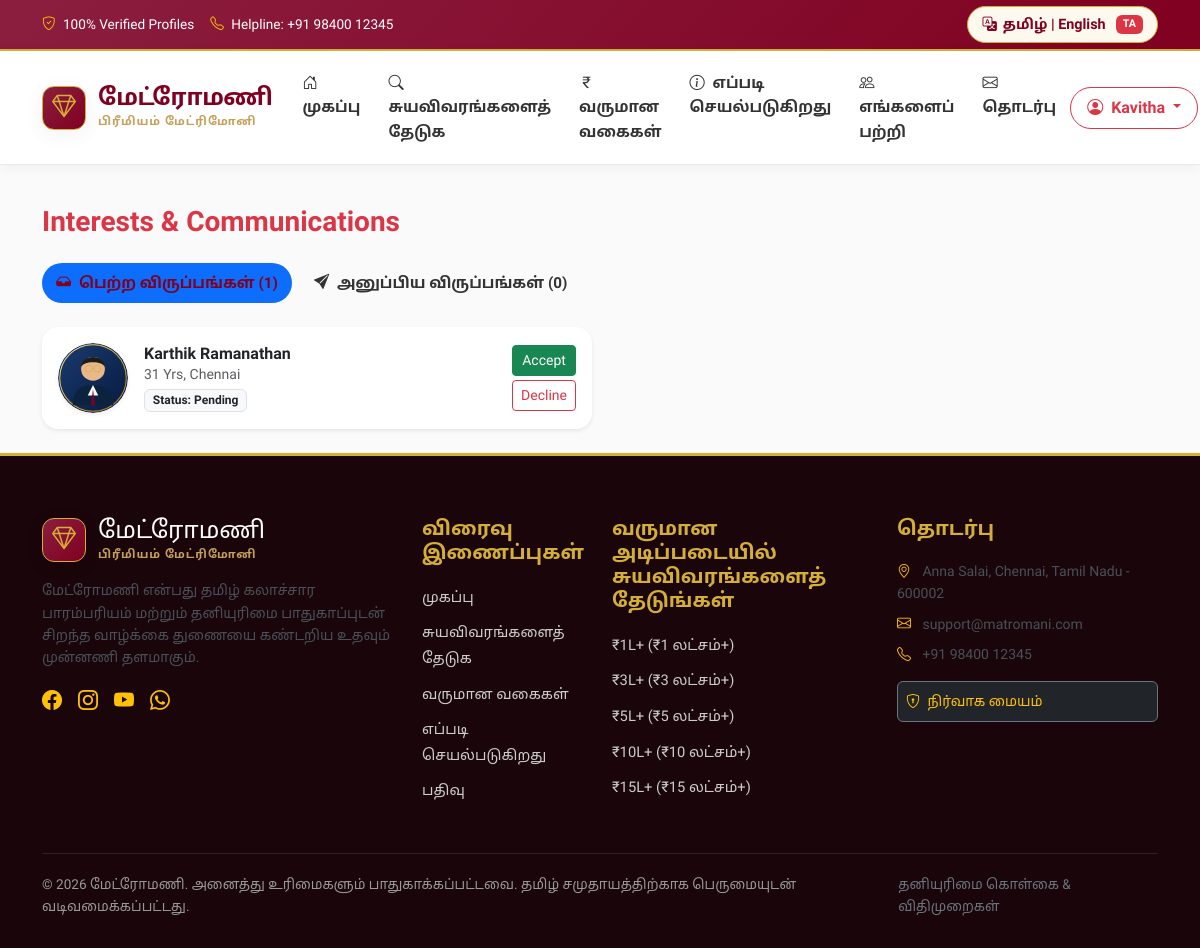
Page /dashboard/interests (signed in) on the committed database.
### models.py (models this page shows, shortened)
class Interest(db.Model):
    __tablename__ = 'interests'
    id = db.Column(db.Integer, primary_key=True)
    sender_id = db.Column(db.Integer, db.ForeignKey('users.id', ondelete='CASCADE'), nullable=False)
    receiver_id = db.Column(db.Integer, db.ForeignKey('users.id', ondelete='CASCADE'), nullable=False)
    status = db.Column(db.String(20), default='pending')  # pending, accepted, declined
    message = db.Column(db.String(255), nullable=True)
    created_at = db.Column(db.DateTime, default=datetime.utcnow)
    updated_at = db.Column(db.DateTime, default=datetime.utcnow, onupdate=datetime.utcnow)

class ProfilePhoto(db.Model):
    __tablename__ = 'profile_photos'
    id = db.Column(db.Integer, primary_key=True)
    profile_id = db.Column(db.Integer, db.ForeignKey('profiles.id', ondelete='CASCADE'), nullable=False)
    file_path = db.Column(db.String(255), nullable=False)
    is_primary = db.Column(db.Boolean, default=False)
    uploaded_at = db.Column(db.DateTime, default=datetime.utcnow)

class Profile(db.Model):
    __tablename__ = 'profiles'
    id = db.Column(db.Integer, primary_key=True)
    user_id = db.Column(db.Integer, db.ForeignKey('users.id', ondelete='CASCADE'), nullable=False, unique=True)
    profile_id = db.Column(db.String(30), unique=True, nullable=False, index=True)  # e.g., MAT-10001
    profile_type = db.Column(db.String(20), nullable=False)  # bride, groom
    profile_created_for = db.Column(db.String(50), nullable=False)  # Self, Son, Daughter, etc.
    first_name = db.Column(db.String(80), nullable=False)
    last_name = db.Column(db.String(80), nullable=False)
    gender = db.Column(db.String(10), nullable=False)  # Female, Male
    status = db.Column(db.String(20), default='pending')  # pending, approved, rejected, hidden
    about_me = db.Column(db.Text, nullable=True)
    created_at = db.Column(db.DateTime, default=datetime.utcnow)
    updated_at = db.Column(db.DateTime, default=datetime.utcnow, onupdate=datetime.utcnow)
    personal_details = db.relationship('PersonalDetail', backref='profile', uselist=False, cascade='all, delete-orphan')
    birth_details = db.relationship('BirthDetail', backref='profile', uselist=False, cascade='all, delete-orphan')
    address = db.relationship('Address', backref='profile', uselist=False, cascade='all, delete-orphan')
    education_details = db.relationship('EducationDetail', backref='profile', uselist=False, cascade='all, delete-orphan')
    career_details = db.relationship('CareerDetail', backref='profile', uselist=False, cascade='all, delete-orphan')
    income_details = db.relationship('IncomeDetail', backref='profile', uselist=False, cascade='all, delete-orphan')
    family_details = db.relationship('FamilyDetail', backref='profile', uselist=False, cascade='all, delete-orphan')
    horoscope_details = db.relationship('HoroscopeDetail', backref='profile', uselist=False, cascade='all, delete-orphan')
    lifestyle_details = db.relationship('LifestyleDetail', backref='profile', uselist=False, cascade='all, delete-orphan')
    partner_preferences = db.relationship('PartnerPreference', backref='profile', uselist=False, cascade='all, delete-orphan')
    privacy_settings = db.relationship('PrivacySetting', backref='profile', uselist=False, cascade='all, delete-orphan')
    photos = db.relationship('ProfilePhoto', backref='profile', lazy='dynamic', cascade='all, delete-orphan')
    jathagam_files = db.relationship('JathagamFile', backref='profile', lazy='dynamic', cascade='all, delete-orphan')
    views_received = db.relationship('ProfileView', foreign_keys='ProfileView.viewed_profile_id', backref='viewed_profile', lazy='dynamic')
    @property
    def full_name(self):
        return f"{self.first_name} {self.last_name}".strip()
    @property
    def primary_photo(self):
        photo = self.photos.filter_by(is_primary=True).first()
        if photo:
            return photo.file_path
    @property
    def age(self):
        if self.birth_details and self.birth_details.date_of_birth:
            today = datetime.today()
            dob = self.birth_details.date_of_birth
            return today.year - dob.year - ((today.month, today.day) < (dob.month, dob.day))
        return 26  # Default fallback

class BirthDetail(db.Model):
    __tablename__ = 'birth_details'
    id = db.Column(db.Integer, primary_key=True)
    profile_id = db.Column(db.Integer, db.ForeignKey('profiles.id', ondelete='CASCADE'), nullable=False, unique=True)
    date_of_birth = db.Column(db.Date, nullable=False)
    time_of_birth = db.Column(db.String(30), nullable=True)
    birth_city = db.Column(db.String(80), nullable=True)
    birth_state = db.Column(db.String(80), nullable=True)
    birth_country = db.Column(db.String(80), default='India')

class Address(db.Model):
    __tablename__ = 'addresses'
    id = db.Column(db.Integer, primary_key=True)
    profile_id = db.Column(db.Integer, db.ForeignKey('profiles.id', ondelete='CASCADE'), nullable=False, unique=True)
    address_1 = db.Column(db.String(255), nullable=False)
    address_2 = db.Column(db.String(255), nullable=True)
    city = db.Column(db.String(100), nullable=False)
    district = db.Column(db.String(100), nullable=False)
    state = db.Column(db.String(100), nullable=False, default='Tamil Nadu')
    country = db.Column(db.String(100), nullable=False, default='India')
    pincode = db.Column(db.String(20), nullable=False)

### routes/dashboard_routes.py (the view)
@dashboard_bp.route('/dashboard/interests')
def interests():
    redir = login_required_check()
    if redir:
        return redir
    user_id = session['user_id']
    sent = Interest.query.filter_by(sender_id=user_id)\
                         .order_by(Interest.created_at.desc()).all()
    received = Interest.query.filter_by(receiver_id=user_id)\
                               .order_by(Interest.created_at.desc()).all()
    return render_template(
        'interests.html',
        sent=sent,
        received=received
    )

### routes/dashboard_routes.py (called while the page is built)
def login_required_check():
    user_id = session.get('user_id')
    if not user_id:
        return redirect(url_for('auth.login'))
    return None

### translations.py (called while the page is built)
def translate(key, lang='ta', **kwargs):
    if lang not in ('ta', 'en'):
        lang = 'ta'
    entry = TRANSLATIONS.get(key)
    if entry and lang in entry:
        val = entry[lang]
        if kwargs:
            try:
                return val.format(**kwargs)
            except Exception:
                return val
        return val
    return key

### templates/interests.html (shortened to what this page needs)
{% extends "base.html" %}
{% block content %}
<div class="container py-4">
    <h1 class="h3 fw-bold text-danger mb-4">Interests & Communications</h1>
    <ul class="nav nav-pills mb-4 gap-2" id="interestTabs" role="tablist">
        <li class="nav-item" role="presentation">
            <button class="nav-link active rounded-pill px-4" id="received-tab" data-bs-toggle="pill" data-bs-target="#received-pane" type="button" role="tab">
                <i class="bi bi-inbox-fill me-1"></i> {{ t('dash_interest_received') }} ({{ received|length }})
            </button>
        </li>
        <li class="nav-item" role="presentation">
            <button class="nav-link rounded-pill px-4" id="sent-tab" data-bs-toggle="pill" data-bs-target="#sent-pane" type="button" role="tab">
                <i class="bi bi-send-fill me-1"></i> {{ t('dash_interest_sent') }} ({{ sent|length }})
            </button>
        </li>
    </ul>
    <div class="tab-content" id="interestTabsContent">
        <div class="tab-pane fade show active" id="received-pane" role="tabpanel">
            {% if received %}
                <div class="row g-3">
                    {% for it in received %}
                        {% set sender_profile = it.sender.profile if it.sender else None %}
                        {% if sender_profile %}
                        <div class="col-md-6">
                            <div class="card border-0 shadow-sm rounded-4 p-3 bg-white d-flex flex-row align-items-center gap-3">
                                <img src="{{ sender_profile.primary_photo }}" class="rounded-circle shadow-sm" style="width: 70px; height: 70px; object-fit: cover;">
                                <div class="flex-grow-1">
                                    <h5 class="h6 fw-bold m-0">{{ sender_profile.full_name }}</h5>
                                    <div class="small text-muted">{{ sender_profile.age }} Yrs, {{ sender_profile.address.city if sender_profile.address else '' }}</div>
                                    <div class="badge bg-light text-dark border small mt-1">Status: <strong class="text-capitalize">{{ it.status }}</strong></div>
                                </div>
                                <div class="d-flex flex-column gap-1">
                                    {% if it.status == 'pending' %}
                                        <button class="btn btn-success btn-sm btn-respond-interest" data-id="{{ it.id }}" data-action="accept">Accept</button>
                                        <button class="btn btn-outline-danger btn-sm btn-respond-interest" data-id="{{ it.id }}" data-action="decline">Decline</button>
                                    {% else %}
                                        <a href="{{ url_for('profile.view_profile', profile_id=sender_profile.profile_id) }}" class="btn btn-premium-primary btn-sm">View Profile</a>
                                    {% endif %}
                                </div>
                            </div>
                        </div>
                        {% endif %}
                    {% endfor %}
                </div>
            {% else %}
                <div class="card border-0 shadow-sm rounded-4 p-5 text-center my-3">
                    <i class="bi bi-inbox fs-1 text-muted mb-2"></i>
                    <p class="text-muted m-0">No interests received yet.</p>
                </div>
            {% endif %}
        </div>
    </div>
</div>
{% endblock %}

### static/css/style.css (style rules this page uses)
:root { --primary-burgundy: #800020; --primary-rose: #8B1E3F; --primary-deep: #5A0016; --secondary-gold: #D4AF37; --secondary-warm-gold: #C5A059; --gold-gradient: linear-gradient(135deg, #F9E79F 0%, #D4AF37 50%, #B7950B 100%); --burgundy-gradient: linear-gradient(135deg, #8B1E3F 0%, #800020 100%); --bg-color: #FAFAFA; --card-bg: #FFFFFF; --text-main: #222222; --text-muted: #666666; --border-color: #ECEAE4; --radius-sm: 8px; --radius-md: 14px; --radius-lg: 20px; --shadow-subtle: 0 4px 20px rgba(0, 0, 0, 0.06); --shadow-hover: 0 8px 30px rgba(128, 0, 32, 0.12); --btn-min-height: 48px; --font-family: 'Mukta', 'Noto Sans Tamil', -apple-system, BlinkMacSystemFont, "Segoe UI", Roboto, sans-serif; }
body { font-family: var(--font-family); background-color: var(--bg-color); color: var(--text-main); line-height: 1.6; padding-bottom: 70px; }
@media (min-width: 992px) { body { padding-bottom: 0; } }
.nav-link { font-weight: 600; color: #333333 !important; font-size: 0.95rem; padding: 8px 14px !important; border-radius: var(--radius-sm); transition: all 0.2s ease; }
.nav-link:hover, .nav-link.active { color: var(--primary-burgundy) !important; background-color: rgba(128, 0, 32, 0.05); }

### rows in the picture
Interest: primary_photo (picture), status "Pending"
Profile: full_name "Karthik Ramanathan"
BirthDetail: age "31"
Address: address "Chennai"

### other values in the picture
{{ t('language_display_desktop') }} "தமிழ் | English"
{{ current_lang }} "TA"
{{ t('nav_brand') }} "மேட்ரோமணி"
{{ t('nav_tagline') }} "பிரீமியம் மேட்ரிமோனி"
{{ t('nav_home') }} "முகப்பு"
{{ t('nav_search') }} "சுயவிவரங்களைத் தேடுக"
{{ t('nav_income_categories') }} "வருமான வகைகள்"
{{ t('nav_how_it_works') }} "எப்படி செயல்படுகிறது"
{{ t('nav_about') }} "எங்களைப் பற்றி"
{{ t('nav_contact') }} "தொடர்பு"
{{ session.get('user_name', 'Member') }} "Kavitha"
{{ t('dash_interest_received') }} "பெற்ற விருப்பங்கள்"
{{ received|length }} "1"
{{ t('dash_interest_sent') }} "அனுப்பிய விருப்பங்கள்"
{{ sent|length }} "0"
